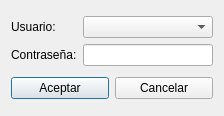
<?xml version="1.0" encoding="UTF-8"?>
<ui version="4.0">
 <class>frmCambiarUsuario</class>
 <widget class="QDialog" name="frmCambiarUsuario">
  <property name="geometry">
   <rect>
    <x>0</x>
    <y>0</y>
    <width>224</width>
    <height>116</height>
   </rect>
  </property>
  <property name="windowTitle">
   <string>Cambiar Usuario</string>
  </property>
  <property name="windowIcon">
   <iconset resource="../maya.qrc">
    <normaloff>:/Icons/PNG/NeuX.png</normaloff>:/Icons/PNG/NeuX.png</iconset>
  </property>
  <layout class="QGridLayout" name="gridLayout_2">
   <item row="0" column="0">
    <layout class="QGridLayout" name="gridLayout">
     <item row="0" column="0">
      <widget class="QLabel" name="label">
       <property name="text">
        <string>Usuario:</string>
       </property>
      </widget>
     </item>
     <item row="1" column="0" colspan="2">
      <widget class="QLabel" name="label_2">
       <property name="text">
        <string>Contraseña:</string>
       </property>
      </widget>
     </item>
     <item row="1" column="2">
      <widget class="QLineEdit" name="lineEdit_2">
       <property name="echoMode">
        <enum>QLineEdit::Password</enum>
       </property>
      </widget>
     </item>
     <item row="0" column="2">
      <widget class="QComboBox" name="cboUsers"/>
     </item>
    </layout>
   </item>
   <item row="1" column="0">
    <layout class="QHBoxLayout" name="horizontalLayout">
     <item>
      <widget class="QPushButton" name="pushButton">
       <property name="text">
        <string>Aceptar</string>
       </property>
       <property name="icon">
        <iconset resource="../maya.qrc">
         <normaloff>:/Icons/PNG/OK.png</normaloff>:/Icons/PNG/OK.png</iconset>
       </property>
       <property name="iconSize">
        <size>
         <width>30</width>
         <height>30</height>
        </size>
       </property>
      </widget>
     </item>
     <item>
      <widget class="QPushButton" name="pushButton_2">
       <property name="text">
        <string>Cancelar</string>
       </property>
       <property name="icon">
        <iconset resource="../maya.qrc">
         <normaloff>:/Icons/PNG/close.png</normaloff>:/Icons/PNG/close.png</iconset>
       </property>
       <property name="iconSize">
        <size>
         <width>30</width>
         <height>30</height>
        </size>
       </property>
      </widget>
     </item>
    </layout>
   </item>
  </layout>
 </widget>
 <tabstops>
  <tabstop>lineEdit_2</tabstop>
  <tabstop>pushButton</tabstop>
  <tabstop>pushButton_2</tabstop>
 </tabstops>
 <resources>
  <include location="../maya.qrc"/>
 </resources>
 <connections>
  <connection>
   <sender>pushButton_2</sender>
   <signal>clicked()</signal>
   <receiver>frmCambiarUsuario</receiver>
   <slot>close()</slot>
   <hints>
    <hint type="sourcelabel">
     <x>562</x>
     <y>250</y>
    </hint>
    <hint type="destinationlabel">
     <x>556</x>
     <y>81</y>
    </hint>
   </hints>
  </connection>
  <connection>
   <sender>pushButton</sender>
   <signal>clicked()</signal>
   <receiver>frmCambiarUsuario</receiver>
   <slot>accept()</slot>
   <hints>
    <hint type="sourcelabel">
     <x>411</x>
     <y>250</y>
    </hint>
    <hint type="destinationlabel">
     <x>440</x>
     <y>79</y>
    </hint>
   </hints>
  </connection>
 </connections>
</ui>
